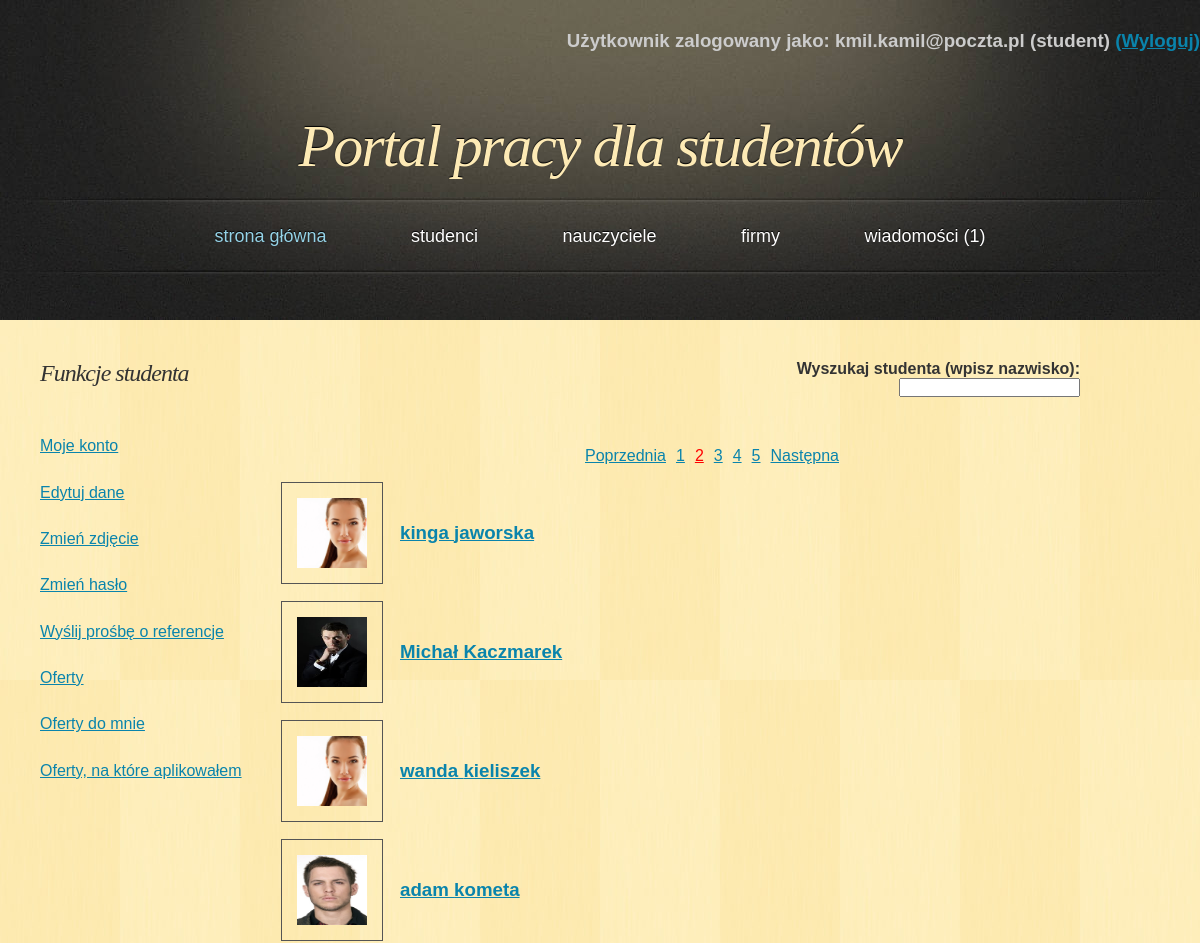
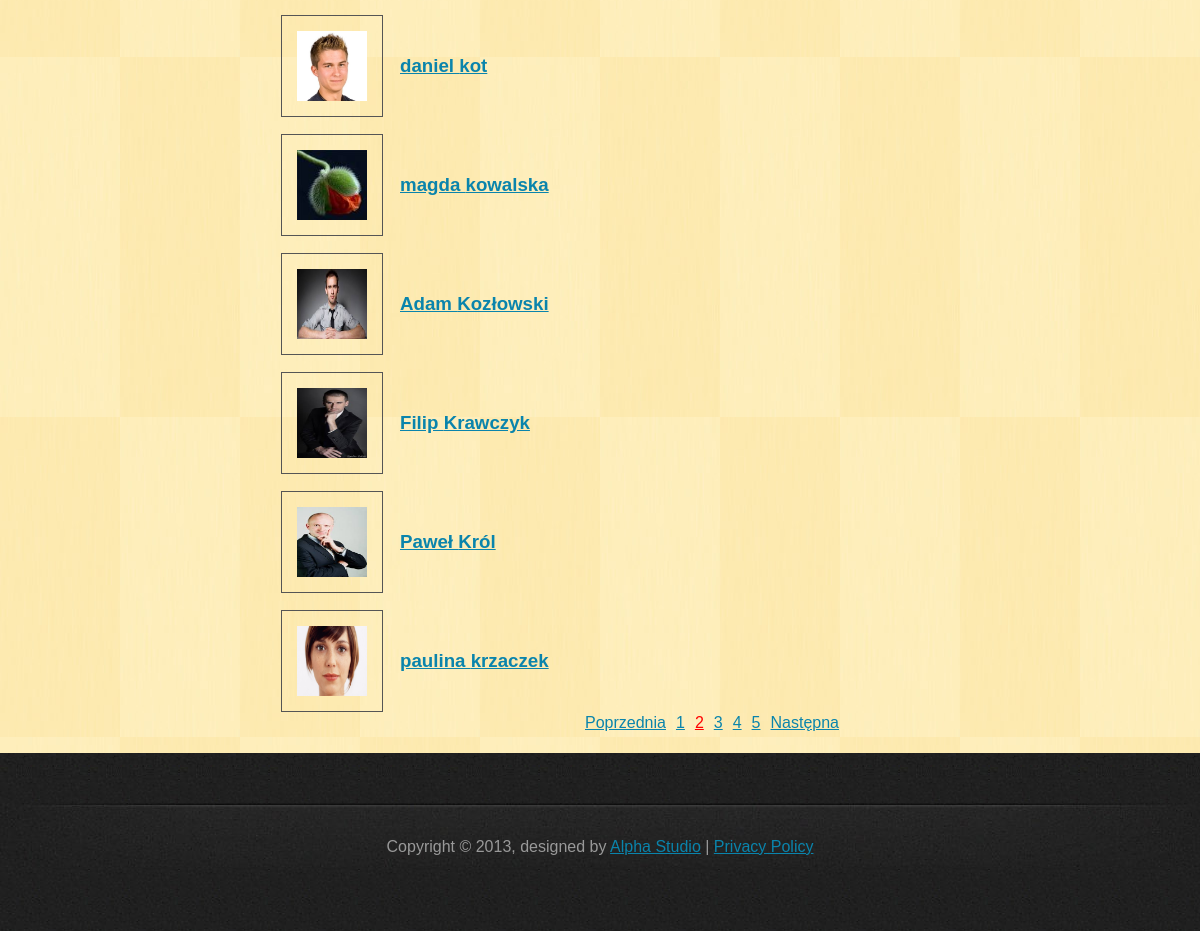
Screenshot of /PortalPracy/php/list_student.php?page=2 (signed in) with the database file from the repository (2 pictures, top to bottom).
### tables this page shows
CREATE TABLE IF NOT EXISTS `student` (
  `student_id` int(11) NOT NULL AUTO_INCREMENT,
  `name` varchar(45) NOT NULL,
  `last_name` varchar(45) NOT NULL,
  `address` varchar(50) NOT NULL,
  `telephone` varchar(11) NOT NULL,
  `e_mail` varchar(50) NOT NULL,
  `password` varchar(100) NOT NULL,
  `education` text NOT NULL,
  `languages` text NOT NULL,
  `experience` text NOT NULL,
  `skills` text NOT NULL,
  `interest` text NOT NULL,
  `employment_form` text NOT NULL,
  `change_of_residence` tinyint(1) NOT NULL,
  `salary` float NOT NULL,
  `status` text NOT NULL,
  `account_creation_date` date NOT NULL,
  `is_admin` tinyint(1) NOT NULL DEFAULT '0',
  `photoname` varchar(30) NOT NULL,
  PRIMARY KEY (`student_id`)
);

### PortalPracy/php/classDatabase.php (called while the page is built, shortened)
<?php
class Database {
    private $db;
    function __construct() {
        $this->server = 'localhost';
        $this->user = 'root';
        $this->password = '';
        $this->basename = 'data_base_new';
        $this->db = new mysqli($this->server, $this->user, $this->password, $this->basename);
        if ($this->db->connect_error) {
            die('Blad polaczenia z baza danych (' . $this->db->connect_errno . ') ' . $this->db->connect_error);
        } else {
            $this->db->query("SET NAMES 'utf8'");
        }
    }
    function get_student_list($start, $onpage) {
        if ($result = $this->db->query("SELECT * FROM `student` ORDER BY `last_name` LIMIT $start, $onpage ")) {
            return $result;
        }
    }
    function get_student_number() {
        if ($result = $this->db->query("SELECT * FROM `student`")) {
            $all = $result->num_rows;
        }
        return $all;
    }
}

### PortalPracy/php/list_student.php (the view, shortened to what this page needs)
<!DOCTYPE html>
<html>
    <head>
        <link href="../css/style.css" rel="stylesheet" type="text/css" />
    </head>
    <body>
        <div id="header">
            <?php
            include_once 'classPage.php';
            $page = new Page;
            $page->dologinfo();
            ?>
            <h1><a href="index.php">Portal pracy dla studentów</a></h1>
        </div>
        <?php
        $page->domenu();
        ?>
        <div id="main">
            <div id="content">
                <?php
                if (isset($_SESSION['name'])) {
                    ?>
                    <div class="search">
                        <h4>Wyszukaj studenta (wpisz nazwisko):</h4>
                        <form>
                            <span class='tooltips'><input type="text" onkeyup="show_hint(this.value, 'hint_student.php?q=')">
                            </span>
                        </form>
                    </div>
                    <?php
                    include_once 'classDatabase.php';
                    $db = new Database();
                    $onpage = 10;
                    $all = $db->get_student_number();
                    $start = $page->dopaging($onpage, $all, "list_student.php?");
                    $result = $db->get_student_list($start, $onpage);
                    echo "<table><tbody>";
                    while ($obj = $result->fetch_object()) {
                        echo "<tr>";
                        echo "<td><a href='profile_student.php?id=" . $obj->student_id . "'><img src='../galery_student/$obj->photoname' class='mini_photo'/></a></td>";
                        echo "<td><a href='profile_student.php?id=" . $obj->student_id . "'><h3>" . $obj->name . " " . $obj->last_name . "</h3></a></td>";
                        echo "</tr>";
                    }
                    echo "</tbody></table>";
                } else {
                    echo "<h3>Aby zobaczyć listę studentów, musisz się <a href='login.php'>zalogować</a></h3>";
                }
                ?>
            </div>
            <div id="sidebar">
            </div>
            <div class="clearing">&nbsp;</div>
        </div>
    </body>
</html>

### PortalPracy/css/style.css (style rules this page uses)
* { margin: 0; padding: 0; }
body { font: 16px "Trebuchet MS", Arial, Helvetica, sans-serif; color: #333333; background: #202020 url('../images/bg.jpg'); }
h1, h2 { font-family: Georgia, Times, serif; font-weight: normal; font-style: italic; }
h1 { font-size: 3em; letter-spacing: -2px; }
a { text-decoration: underline; color: #0A84AC; }
img { border: 1px solid #555555; }
#header, #menu, #footer { margin: 0 auto; width: 1200px; }
#header { height: 197px; background: #202020 url('../images/header.jpg'); }
#header h1 { font-size: 60px; text-align: center; text-shadow: 0px -1px 1px #000000; color: #FDEAB5; padding-top: 60px; }
#header h1 a { text-decoration: none; color: #FDEAB5; }
#main { width: 1120px; margin: 0 auto 50px auto; padding: 40px 40px 0 40px; background: #FEEBB2 url('../images/main.jpg'); }
#content { float: right; width: 80%; padding: 0 0 20px 0; }
#sidebar { float: left; width: 20%; padding: 0 0 20px 0; }
.clearing { clear: both; height: 1px; overflow: hidden; }
form { margin: 0; }
td { padding-left: 15px; padding-top: 15px; }
.mini_photo { width: 70px; height: 70px; padding: 15px; float: left; }
.search { text-align: right; margin: auto 80px 50px auto; }
span.tooltips { position: relative; display: inline; }

### rows the page displays
student: photoname (picture), name "kinga", last_name "jaworska"
student: photoname (picture), name "Michał", last_name "Kaczmarek"
student: photoname (picture), name "wanda", last_name "kieliszek"
student: photoname (picture), name "adam", last_name "kometa"
student: photoname (picture), name "daniel", last_name "kot"
student: photoname (picture), name "magda", last_name "kowalska"
student: photoname (picture), name "Adam", last_name "Kozłowski"
student: photoname (picture), name "Filip", last_name "Krawczyk"
student: photoname (picture), name "Paweł", last_name "Król"
student: photoname (picture), name "paulina", last_name "krzaczek"

### other values shown
$_SESSION['name'] "kmil.kamil@poczta.pl"
$_SESSION['usertype'] "student"
$num_mes "1"
